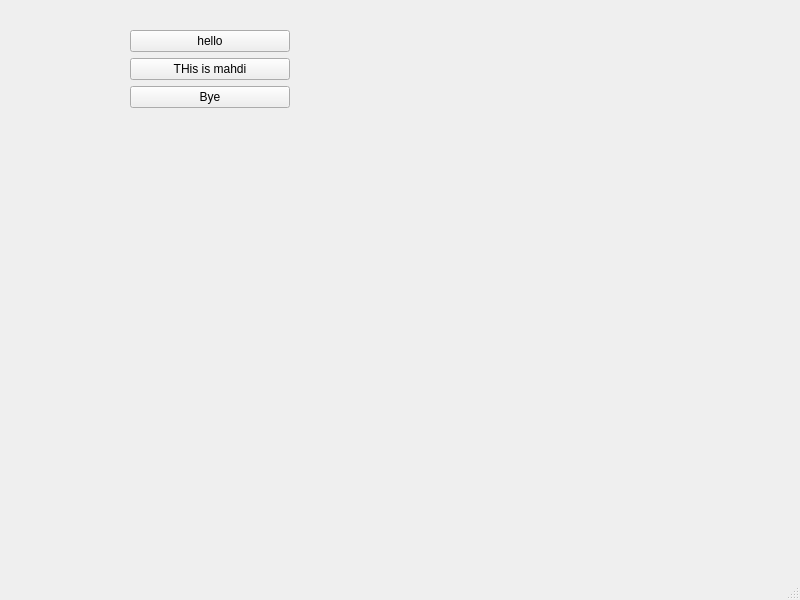
<?xml version="1.0" encoding="UTF-8"?>
<ui version="4.0">
 <class>MainWindow</class>
 <widget class="QMainWindow" name="MainWindow">
  <property name="geometry">
   <rect>
    <x>0</x>
    <y>0</y>
    <width>800</width>
    <height>600</height>
   </rect>
  </property>
  <property name="windowTitle">
   <string>MainWindow</string>
  </property>
  <widget class="QWidget" name="centralwidget">
   <widget class="QWidget" name="verticalLayoutWidget">
    <property name="geometry">
     <rect>
      <x>130</x>
      <y>30</y>
      <width>160</width>
      <height>80</height>
     </rect>
    </property>
    <layout class="QVBoxLayout" name="verticalLayout">
     <item>
      <widget class="QPushButton" name="pushButton">
       <property name="text">
        <string>hello</string>
       </property>
      </widget>
     </item>
     <item>
      <widget class="QPushButton" name="pushButton_2">
       <property name="text">
        <string>THis is mahdi</string>
       </property>
      </widget>
     </item>
     <item>
      <widget class="QPushButton" name="pushButton_3">
       <property name="text">
        <string>Bye</string>
       </property>
      </widget>
     </item>
    </layout>
   </widget>
  </widget>
  <widget class="QMenuBar" name="menubar">
   <property name="geometry">
    <rect>
     <x>0</x>
     <y>0</y>
     <width>800</width>
     <height>21</height>
    </rect>
   </property>
  </widget>
  <widget class="QStatusBar" name="statusbar"/>
 </widget>
 <resources/>
 <connections/>
</ui>
